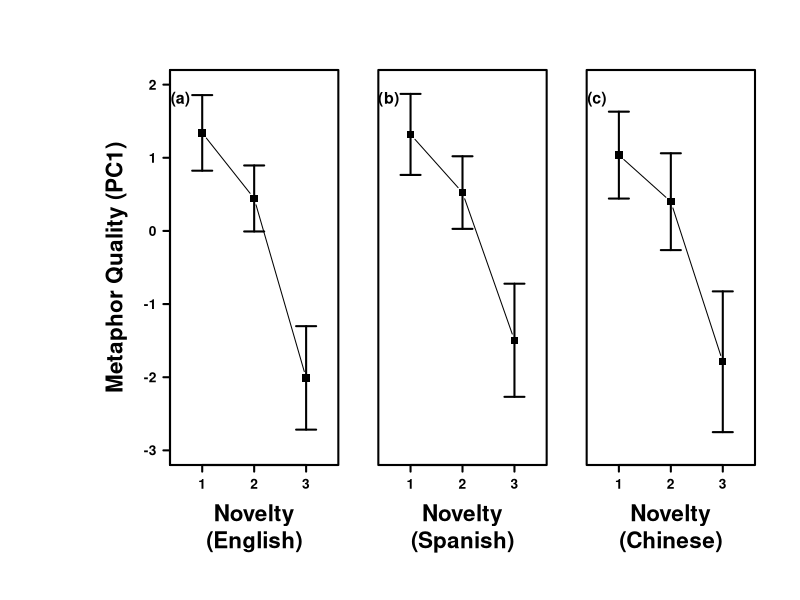

Write R code to recreate this figure.
## Bodo Winter
## Sep 20, 2017
## Plot predictions for novelty effect across three languages

##------------------------------------------------------------------
## Load in predictions:
##------------------------------------------------------------------

## Load in libraries:

library(tidyverse)

## Load in data:

setwd('/Users/winterb/Research/metaphormagnet/analysis/data/')
chin <- read_csv('chinese_novelty_predictions.csv')
span <- read_csv('spanish_novelty_predictions.csv')
eng <- read_csv('english_novelty_predictions.csv')



##------------------------------------------------------------------
## Make the plot:
##------------------------------------------------------------------

## Function for setting up empty plots in loop below:

emptyplot <- function(...) {
	plot(1, 1, type = 'n',
		xlab = '', ylab = '',
		xaxt = 'n', yaxt = 'n',
		bty = 'n', ...)
	}

## Parameters:

x_axis_fac <- 0.05

## The actual plot:

quartz('', 11, 4)
par(mfrow = c(1, 3),
	mai = rep(0.2, 4), omi = c(1.15, 1.5, 0.5, 0.25))
# Plot 1
emptyplot(xlim = c(0.5, 3.5), ylim = c(-3, 2))
text(x = 0.5 + x_axis_fac / 2 * 3,
	y = 1.8, labels = '(a)', font = 2, cex = 1.45)
axis(side = 1, at = 1:3,
	lwd = 2, lwd.ticks = 2, font = 2, cex.axis = 1.25)
axis(side = 2, at = seq(-4, 4, 1),
	lwd = 2, lwd.ticks = 2, font = 2, cex.axis = 1.25,
	las = 2)
points(1:3, y = eng$fit,
	pch = 15, cex = 1.5, type = 'b')
arrows(x0 = 1:3, x1 = 1:3,
	y0 = eng$LB, y1 = eng$UB,
	lwd = 2, code = 3, length = 0.1, angle = 90)
mtext(side = 2, text = 'Metaphor Quality (PC1)',
	line = 3.4, cex = 1.35, font = 2)
mtext(side = 1, text = 'Novelty\n(English)',
	line = 5.5, cex = 1.35, font = 2)
box(lwd = 2)
# Plot 2
emptyplot(xlim = c(0.5, 3.5), ylim = c(-3, 2))
text(x = 0.5 + x_axis_fac / 2 * 3,
	y = 1.8, labels = '(b)', font = 2, cex = 1.45)
axis(side = 1, at = 1:3,
	lwd = 2, lwd.ticks = 2, font = 2, cex.axis = 1.25)
mtext(side = 1, text = 'Novelty\n(Spanish)',
	line = 5.5, cex = 1.35, font = 2)
points(1:3, y = span$fit,
	pch = 15, cex = 1.5, type = 'b')
arrows(x0 = 1:3, x1 = 1:3,
	y0 = span$LB, y1 = span$UB,
	lwd = 2, code = 3, length = 0.1, angle = 90)
box(lwd = 2)
# Plot 3
emptyplot(xlim = c(0.5, 3.5), ylim = c(-3, 2))
text(x = 0.5 + x_axis_fac / 2 * 3,
	y = 1.8, labels = '(c)', font = 2, cex = 1.45)
axis(side = 1, at = 1:3,
	lwd = 2, lwd.ticks = 2, font = 2, cex.axis = 1.25)
mtext(side = 1, text = 'Novelty\n(Chinese)',
	line = 5.5, cex = 1.35, font = 2)
points(1:3, y = chin$fit,
	pch = 15, cex = 1.5, type = 'b')
arrows(x0 = 1:3, x1 = 1:3,
	y0 = chin$LB, y1 = chin$UB,
	lwd = 2, code = 3, length = 0.1, angle = 90)
box(lwd = 2)

